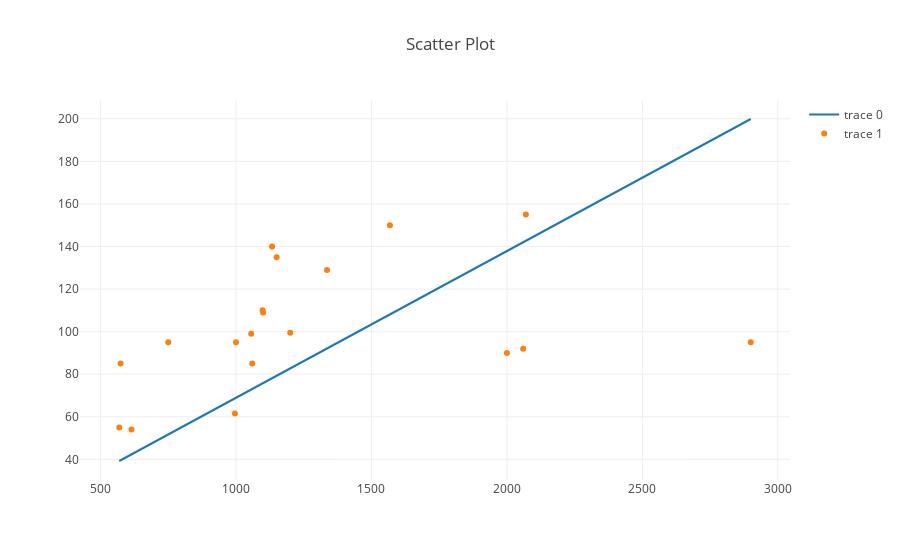

This figure's notebook cell:
### Code cell
plot(dataPlt, layout)

### Figure 1 — Plotly figure (JSON) as saved in the notebook; plotly's stock layout.template omitted (floating-point values rounded to 4 significant figures)
{"data": [{"mode": "lines", "type": "scatter", "x": [614, 2900, 2070, 1098, 1000, 1150, 2060, 569, 2000, 1100, 1056, 996, 1336, 574, 1133, 1568, 750, 1200, 1060], "y": [42.32, 199.9, 142.7, 75.69, 68.93, 79.27, 142.0, 39.22, 137.9, 75.83, 72.79, 68.66, 92.09, 39.57, 78.1, 108.1, 51.7, 82.72, 73.07]}, {"mode": "markers", "type": "scatter", "x": [614, 2900, 2070, 1098, 1000, 1150, 2060, 569, 2000, 1100, 1056, 996, 1336, 574, 1133, 1568, 750, 1200, 1060], "y": [54, 95, 155, 110, 95, 135, 92, 55, 90, 109, 99, 61.5, 129, 85, 140, 150, 95, 99.5, 85]}], "layout": {"title": "Scatter Plot"}}
